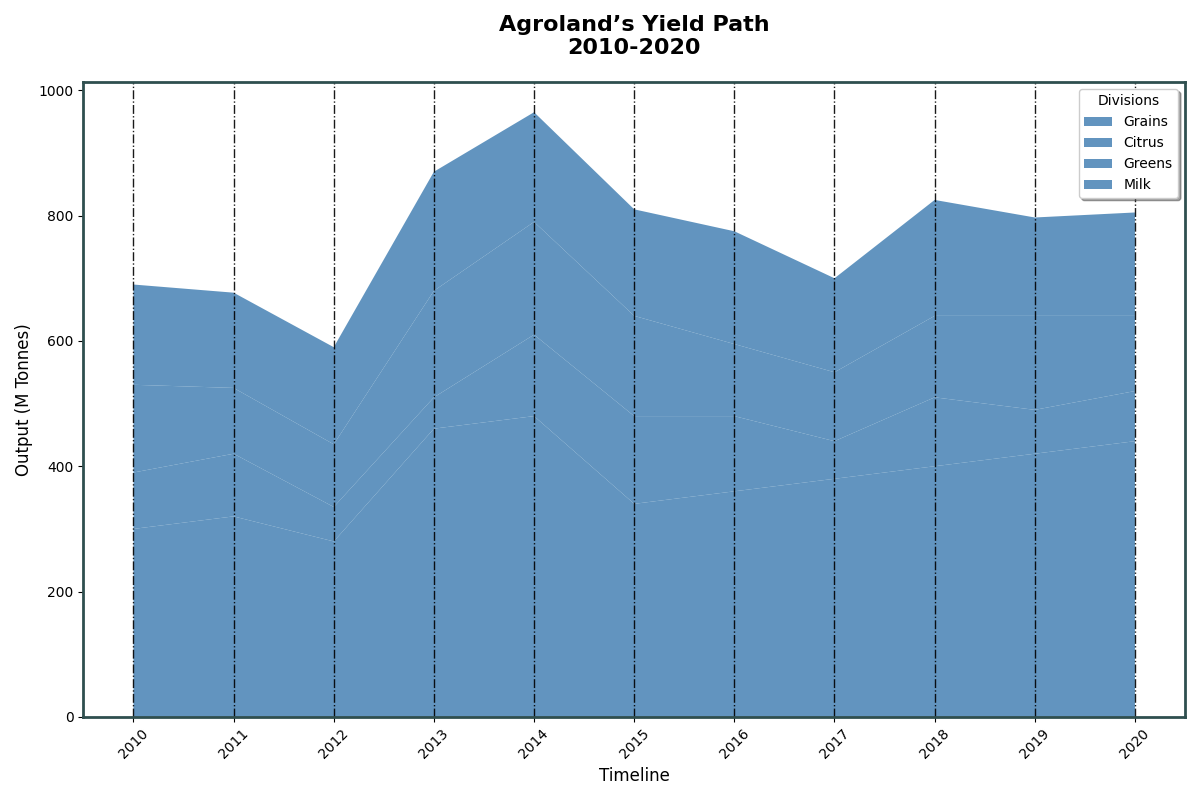

This chart was generated by the following Python code:
import matplotlib.pyplot as plt
import numpy as np

years = np.arange(2010, 2021)
food_categories = ["Grains", "Citrus", "Greens", "Milk"]
cereals = [300, 320, 280, 460, 480, 340, 360, 380, 400, 420, 440]
fruits = [90, 100, 55, 50, 130, 140, 120, 60, 110, 70, 80]
vegetables = [140, 105, 100, 170, 180, 160, 115, 110, 130, 150, 120]
dairy = [160, 152, 155, 190, 175, 170, 180, 150, 185, 157, 165]

food_production = np.vstack([cereals, fruits, vegetables, dairy])

fig, ax = plt.subplots(figsize=(12, 8))
single_color = '#4682B4'
ax.stackplot(years, food_production, labels=food_categories, colors=[single_color]*len(food_categories), alpha=0.85)

ax.set_title('Agroland’s Yield Path\n2010-2020', fontsize=16, fontweight='bold', pad=20)
ax.set_xlabel('Timeline', fontsize=12)
ax.set_ylabel('Output (M Tonnes)', fontsize=12)

ax.set_xticks(years)
ax.set_xticklabels(years, rotation=45)

ax.legend(title='Divisions', loc='upper right', fontsize=10, frameon=True, shadow=True)
ax.grid(color='black', linestyle='-.', linewidth=1.0, axis='x', alpha=0.9)

for spine in ax.spines.values():
    spine.set_edgecolor('darkslategray')
    spine.set_linewidth(2)

plt.tight_layout()
plt.show()
